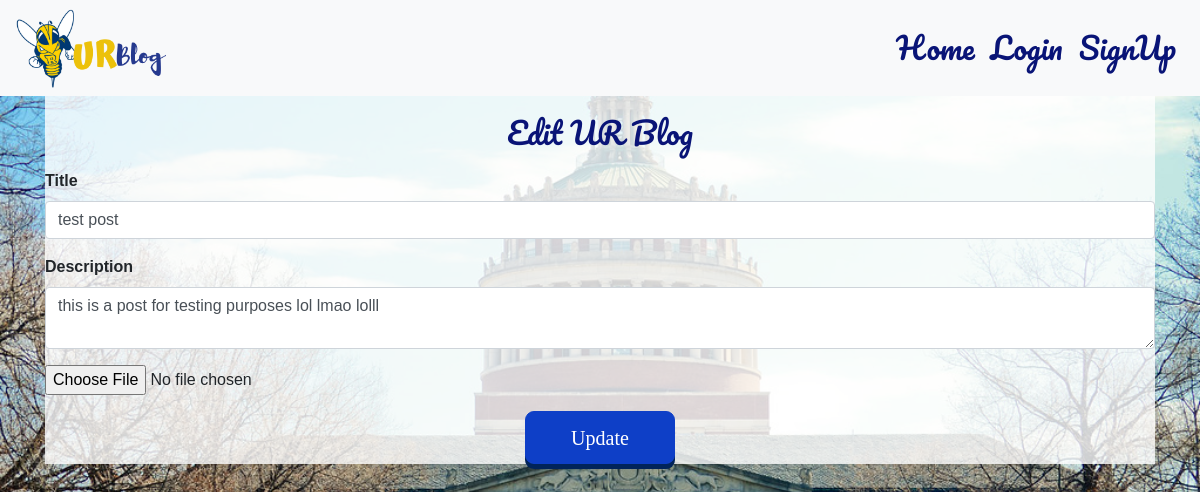
The app's page /EditPost/1, older data.
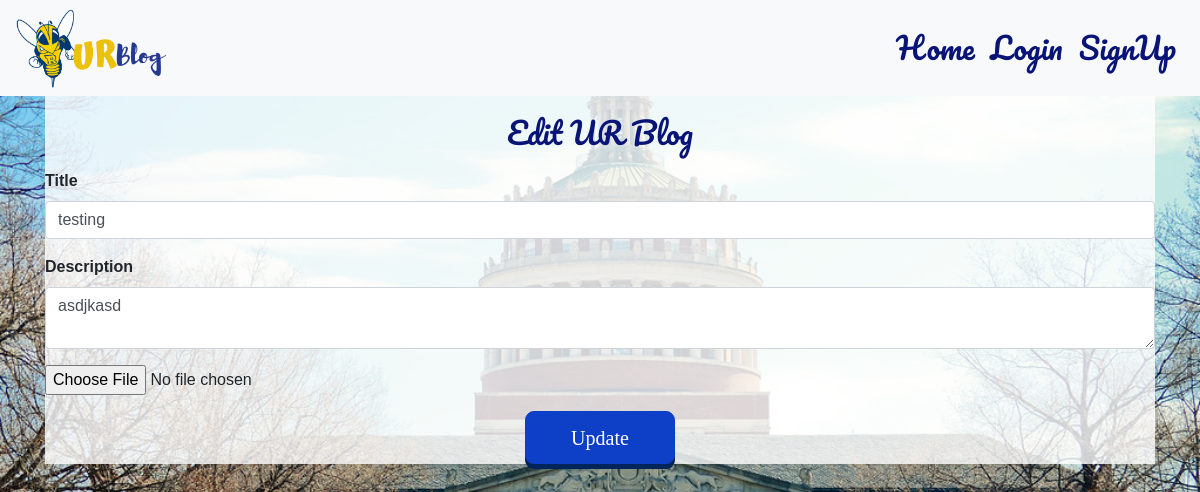
The same page, newer data.
### backend.py (models this page shows)
class Post(db.Model):
    __tablename__ = "Posts"
    id = db.Column(db.Integer, primary_key=True, autoincrement = True)
    title = db.Column(db.String(50), nullable = False)
    description = db.Column(db.String(128))
    time = db.Column(db.DateTime)
    picture = db.Column(db.String(50), nullable = True)
    user_id = db.Column(db.Integer, db.ForeignKey('Users.id'), nullable=False)
    comments = db.relationship('Comment', backref='post_of_comment', lazy=True)

### backend.py (the view)
@app.route("/EditPost/<int:pid>", methods=['GET', 'POST'])
def EditPost(pid):
    form = UpdatePostForm()
    post = Post.query.filter_by(id=pid).first()
    if form.validate_on_submit():
        if form.picture.data:
            picture_file = save_picture(form.picture.data)
            post.picture = picture_file
        post.title = form.title.data
        post.description = form.description.data
        db.session.commit()
        flash('Your post has been updated!', 'success')
        return redirect(url_for('view_post', pid=pid))
    elif request.method == 'GET':
        form.title.data = post.title
        form.description.data = post.description
    logged_in = checklogin()
    return render_template("EditPost.html", form=form, logged_in=logged_in, post=post)

### backend.py
class UpdatePostForm(FlaskForm):
    title = StringField("Title", validators=[InputRequired()])
    description = TextAreaField("Description", validators=[InputRequired()])
    picture = FileField('Picture', validators=[FileAllowed(['jpg', 'png'])])
    submit = SubmitField("Update")

### backend.py (called while the page is built)
def checklogin():
    if current_user.is_authenticated:
        return True
    else:
        return False

### templates/EditPost.html (shortened to what this page needs)
{% import "bootstrap/wtf.html" as wtf %}
{%  extends "Header.html" %}
{% block content %}
    <html>
        <body class="body-create">
            <div class="container">
                    <div id = "create">
                            <form action ="/EditPost/{{post.id}}" method ="Post" id="blogform" enctype="multipart/form-data">
                                <h1 class="header-login-signup" style="text-align: center"> Edit UR Blog</h1>
                                <div class="form-group">
                                    {{wtf.form_field(form.title)}}
                                </div>
                                <div class="form-group">
                                    {{wtf.form_field(form.description)}}
                                </div>
                                <div class = "form-group">
                                    {{form.picture}}
                                </div>
                                <div>
                                    {{wtf.form_field(form.submit, class ="btn btn-light btn-block btn-lg", id = "startBtn")}}
                                </div>
                            </form>
                    </div>
            </div>
        </body>
    </html>
    {% endblock %}

Row changes from the older to the newer data that the page shows:
changed Post: title "test post" → "testing"; description "this is a post for testing purposes lol lmao lolll" → "asdjkasd"
